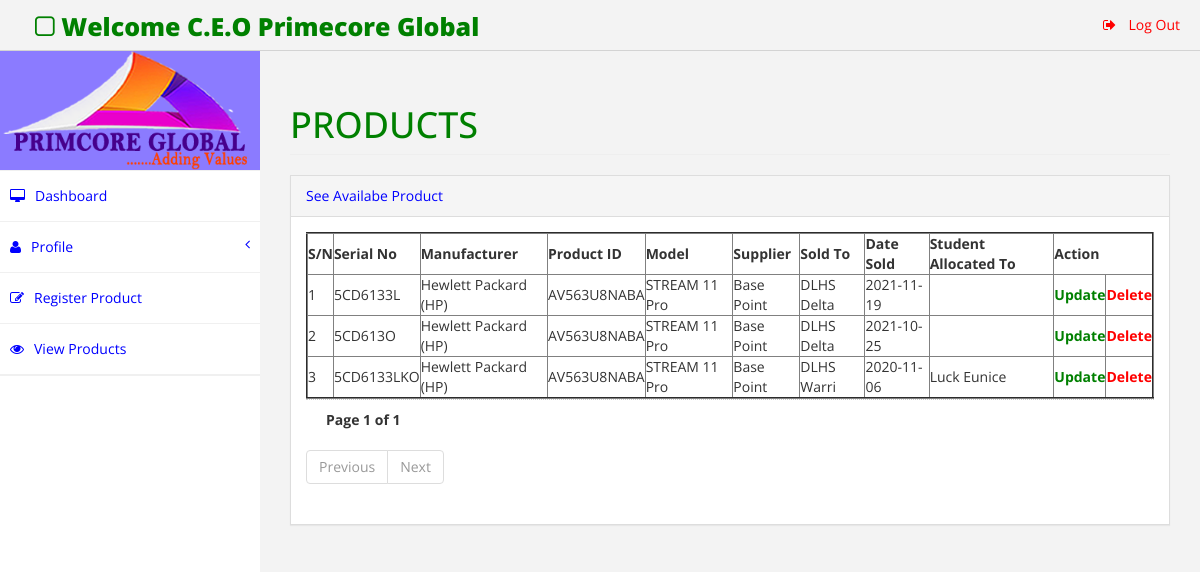
/admin/veiw.php, run on the app's committed database.
### tables this page shows
CREATE TABLE IF NOT EXISTS `product` (
  `ID` int(11) NOT NULL AUTO_INCREMENT,
  `serial_no` varchar(20) NOT NULL,
  `manufacturer` varchar(30) NOT NULL,
  `product_id` varchar(20) NOT NULL,
  `model` varchar(30) NOT NULL,
  `supply` varchar(40) NOT NULL,
  `sold` varchar(35) NOT NULL,
  `date` varchar(15) NOT NULL,
  `student` varchar(40) DEFAULT NULL,
  PRIMARY KEY (`ID`)
);

### admin/veiw.php (the view, shortened to what this page needs)
<?php
require_once('top.php');
?>
<?php
include('menu.php');
?>
<div id="page-wrapper">
            <div class="row">
                <div class="col-lg-12">
                    <h1 class="page-header" style="color: green">PRODUCTS</h1>
                </div>
            </div>
            <div class="row">
                                  <div class="col-lg-12">
                    <div class="panel panel-default">
                        <div style="color: blue" class="panel-heading">
                    	See Availabe Product
                        </div>
                        <div class="panel-body">
<table border="2" align="center">
	<tr>
		<th>S/N</th>
		<th>Serial No</th>
		<th>Manufacturer</th>
		<th>Product ID</th>
		<th>Model</th>
		<th>Supplier</th>
		<th>Sold To</th>
		<th>Date Sold</th>
		<th>Student Allocated To</th>
		<th colspan="2" align="center">Action</th>
	</tr>
<?php
include("../connection.php");
if (isset($_GET['page_no']) && $_GET['page_no']!="") {
    $page_no = $_GET['page_no'];
    } else {
        $page_no = 1;
        }
        $total_records_per_page = 20;
        $offset = ($page_no-1) * $total_records_per_page;
$previous_page = $page_no - 1;
$next_page = $page_no + 1;
$result_count = mysqli_query(
$connection,
"SELECT COUNT(*) As total_records FROM product"
);
$total_records = mysqli_fetch_array($result_count);
$total_records = $total_records['total_records'];
$total_no_of_pages = ceil($total_records / $total_records_per_page);
$result = mysqli_query(
    $connection,
"SELECT * FROM product ORDER BY ID DESC LIMIT $offset, $total_records_per_page"
    );
$i=1;
while ($rows=mysqli_fetch_array($result)) {
?>
	<tr>
	<td>
	<?php echo "$i";?>
	</td>
	<td>
	<?php echo $rows["serial_no"];?>
	</td>
	<td>
	<?php echo $rows["manufacturer"]; ?>
	</td>
	<td>
	<?php echo $rows["product_id"]; ?>
	</td>
	<td>
	<?php echo $rows["model"]; ?>
	</td>
	<td>
	<?php echo $rows["supply"]; ?>
	</td>
	<td>
	<?php echo $rows["sold"]; ?>
	</td>
	<td>
	<?php echo $rows["date"]; ?>
	</td>
	<td>
	<?php echo $rows["student"]; ?>
	</td>
	<th>
	<a href="update_product.php?id=<?php echo $rows['ID'];?>"style="color: green">Update</a>
	</th>
	<th>
	<a href="delete.php?id=<?php echo $rows['ID'];?>"  onclick="return confirm('Are You Sure, You Want to Remove this Record?');" style="color: red">Delete</a>
	</th>
	</tr>
	<?php
$i++;
}
?>
</table>
<div style='padding: 10px 20px 0px; border-top: dotted 1px #CCC;'>
<strong>Page <?php echo $page_no." of ".$total_no_of_pages; ?></strong>
</div>
<ul class="pagination">
<li <?php if($page_no <= 1){ echo "class='disabled'"; } ?>>
<a <?php if($page_no > 1){
echo "href='?page_no=$previous_page'";
} ?>>Previous</a>
</li>
<li <?php if($page_no >= $total_no_of_pages){
echo "class='disabled'";
} ?>>
<a <?php if($page_no < $total_no_of_pages) {
echo "href='?page_no=$next_page'";
} ?>>Next</a>
</li>
</ul>
</body>

### admin/assets/css/custom.css (style rules this page uses)
body { font-family: 'Open Sans', sans-serif; }
#page-wrapper { padding: 15px 15px; min-height: 600px; background:#F3F3F3; }
.panel { border-radius: 0px; -webkit-border-radius: 0px; -moz-border-radius: 0px; }
.panel-heading { border-top-left-radius: 0px; border-top-right-radius: 0px; }
@media (min-width:768px) { #page-wrapper { margin: 0 0 0 260px; padding: 15px 30px; min-height: 1200px; } }

### data on the page
product: serial_no "5CD6133L", manufacturer "Hewlett Packard (HP)", product "AV563U8NABA", model "STREAM 11 Pro", supply "Base Point", sold "DLHS Delta", date "2021-11-19"
product: serial_no "5CD613O", manufacturer "Hewlett Packard (HP)", product "AV563U8NABA", model "STREAM 11 Pro", supply "Base Point", sold "DLHS Delta", date "2021-10-25"
product: serial_no "5CD6133LKO", manufacturer "Hewlett Packard (HP)", product "AV563U8NABA", model "STREAM 11 Pro", supply "Base Point", sold "DLHS Warri", date "2020-11-06", student "Luck Eunice"

### other printed values
$page_no "1"
$total_no_of_pages "1"
